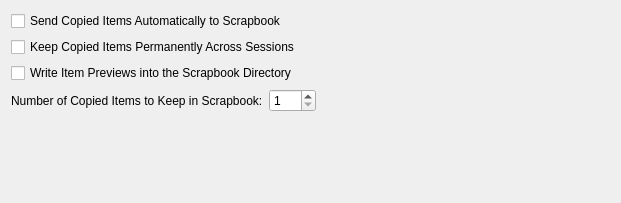
<?xml version="1.0" encoding="UTF-8"?>
<ui version="4.0">
 <author>Petr Vanek &lt;petr@scribus.info&gt;</author>
 <comment>scrapbook panel for prefs UI</comment>
 <class>TabScrapbook</class>
 <widget class="QWidget" name="TabScrapbook">
  <property name="geometry">
   <rect>
    <x>0</x>
    <y>0</y>
    <width>621</width>
    <height>203</height>
   </rect>
  </property>
  <layout class="QVBoxLayout" name="verticalLayout">
   <item>
    <widget class="QCheckBox" name="useScrapBookasExtension">
     <property name="toolTip">
      <string>This enables the scrapbook to be used an extension to the copy/paste buffers. Simply copying an object or grouped object will send this to the Scrapbook automatically</string>
     </property>
     <property name="text">
      <string>Send Copied Items Automatically to Scrapbook</string>
     </property>
    </widget>
   </item>
   <item>
    <widget class="QCheckBox" name="persistentScrapbook">
     <property name="toolTip">
      <string>This enables copied items to be kept permanently in the scrapbook.</string>
     </property>
     <property name="text">
      <string>Keep Copied Items Permanently Across Sessions</string>
     </property>
    </widget>
   </item>
   <item>
    <widget class="QCheckBox" name="writePreviews">
     <property name="text">
      <string>Write Item Previews into the Scrapbook Directory</string>
     </property>
    </widget>
   </item>
   <item>
    <layout class="QHBoxLayout">
     <item>
      <widget class="QLabel" name="textLabel2">
       <property name="toolTip">
        <string>The minimum number is 1; the maximum is 100.</string>
       </property>
       <property name="text">
        <string>Number of Copied Items to Keep in Scrapbook:</string>
       </property>
       <property name="wordWrap">
        <bool>false</bool>
       </property>
      </widget>
     </item>
     <item>
      <widget class="QSpinBox" name="numScrapCopies">
       <property name="minimum">
        <number>1</number>
       </property>
       <property name="maximum">
        <number>100</number>
       </property>
      </widget>
     </item>
     <item>
      <spacer>
       <property name="orientation">
        <enum>Qt::Horizontal</enum>
       </property>
       <property name="sizeType">
        <enum>QSizePolicy::Expanding</enum>
       </property>
       <property name="sizeHint" stdset="0">
        <size>
         <width>40</width>
         <height>20</height>
        </size>
       </property>
      </spacer>
     </item>
    </layout>
   </item>
   <item>
    <spacer>
     <property name="orientation">
      <enum>Qt::Vertical</enum>
     </property>
     <property name="sizeType">
      <enum>QSizePolicy::Expanding</enum>
     </property>
     <property name="sizeHint" stdset="0">
      <size>
       <width>20</width>
       <height>97</height>
      </size>
     </property>
    </spacer>
   </item>
  </layout>
 </widget>
 <layoutdefault spacing="6" margin="11"/>
 <resources/>
 <connections/>
</ui>
